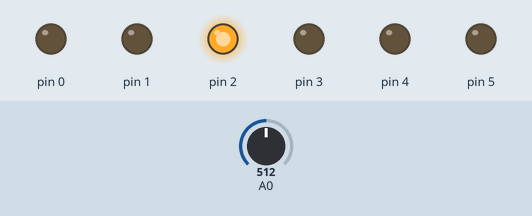
Simulated run of this sketch. Board: Arduino Uno, built with avr-gcc and run on an emulated ATmega328P. Parts: output pins drawn as LEDs (lit = HIGH). The inputs (shaded band) are chosen by the test bench; at power-on: A0 = 512.

Above: at 1.2 s.
1.3 s: A0 set to 576
2.8 s: A0 set to 593
At 3.3 s:
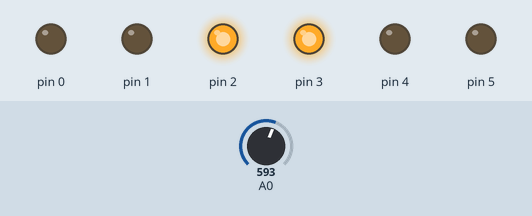
4.3 s: A0 set to 428
At 5.5 s:
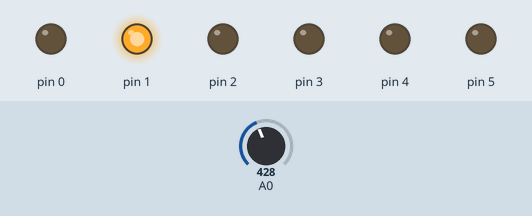
5.8 s: A0 set to 451
At 6.8 s:
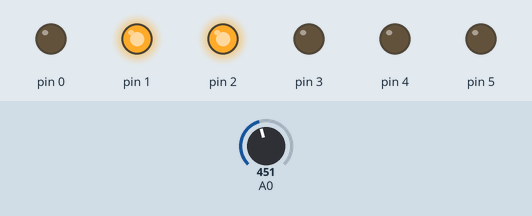
7.3 s: A0 set to 594
At 7.9 s:
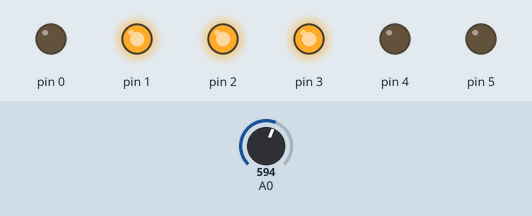
8.8 s: A0 set to 574
At 10.2 s:
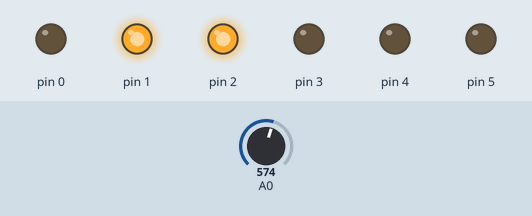
Timing chart, 0 to 11.3 s (numbered marks = the images above; inputs shaded):
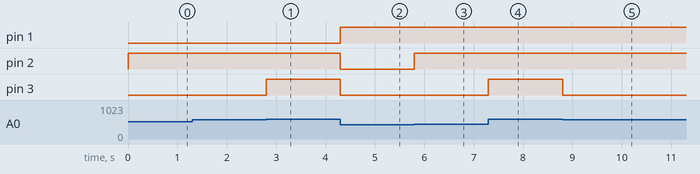

The sketch:

SequenciaAnalogica.ino
```cpp
void setup() {

  pinMode(0, OUTPUT);
  pinMode(1, OUTPUT);
  pinMode(2, OUTPUT);
  pinMode(3, OUTPUT);
  pinMode(4, OUTPUT);
  pinMode(5, OUTPUT);

}


void loop() {

  int valorAnalog = analogRead(A0);


  if(valorAnalog < 146){
    digitalWrite(0, LOW);
    digitalWrite(1, LOW);
    digitalWrite(2, LOW);
    digitalWrite(3, LOW);
    digitalWrite(4, LOW);
    digitalWrite(5, LOW);
  }
  else if(valorAnalog <= 292){
    digitalWrite(0, HIGH);

    for(int i = 1; i < 5; i++){
      digitalWrite(i, LOW);
    }
  }

  else if(valorAnalog <= 438){
    digitalWrite(1, HIGH);

    for(int i = 2; i < 5; i++){
      digitalWrite(i, LOW);
    }
  }

  else if(valorAnalog <= 584){
    digitalWrite(2, HIGH);

     for(int i = 3; i < 5; i++){
      digitalWrite(i, LOW);
    }
  }

  else if(valorAnalog <= 730){
    digitalWrite(3, HIGH);

     for(int i = 4; i < 5; i++){
      digitalWrite(i, LOW);
    }
  }

  else if(valorAnalog <= 876){
    digitalWrite(4, HIGH);

     for(int i = 5; i <= 5; i++){
      digitalWrite(i, LOW);
    }
  }

  else if(valorAnalog <= 1023){
    digitalWrite(5, HIGH);

  }

}
```

Measured:
- the behaviour switches between 584 and 585 on A0 (found by bisection; images 0 and 1)
- the behaviour switches between 438 and 439 on A0 (found by bisection; images 2 and 3)
- after the input at 1.3 s, every drawn part: stays the same
- after the input at 2.8 s, pin 3: LOW → HIGH at once
- after the input at 4.3 s, pin 1: LOW → HIGH at once; pin 2, pin 3: HIGH → LOW at once
- after the input at 5.8 s, pin 2: LOW → HIGH at once
- after the input at 7.3 s, pin 3: LOW → HIGH at once
- after the input at 8.8 s, pin 3: HIGH → LOW at once
